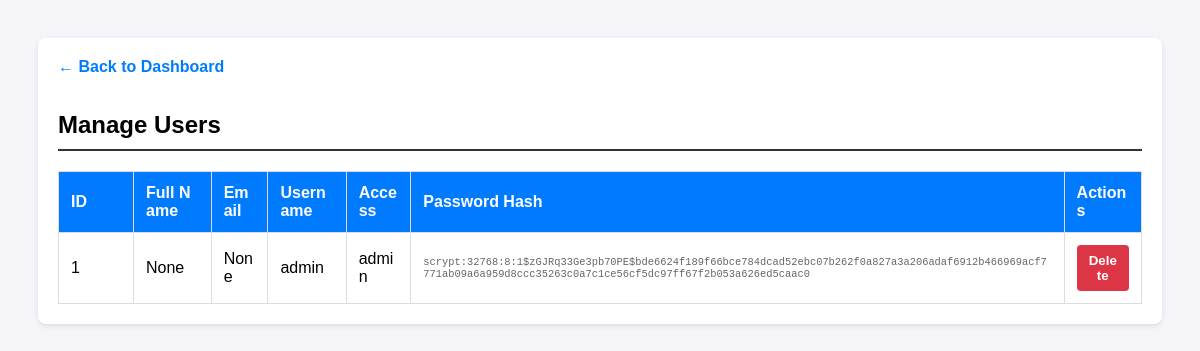
Screenshot of /admin/users with the database file from the repository.
### tables this page shows
CREATE TABLE users (
        id INTEGER PRIMARY KEY AUTOINCREMENT,
        username TEXT UNIQUE NOT NULL,
        password_hash TEXT NOT NULL,
        access_level TEXT DEFAULT 'user'
    , full_name TEXT, phone TEXT, email TEXT);

### app.py (the view)
@app.route('/admin/users')
def manage_users():
    conn = sqlite3.connect(DB_PATH)
    cursor = conn.cursor()
    try:
        query = "SELECT rowid, full_name, email, username, access_level, password_hash FROM users"
        cursor.execute(query)
        users = cursor.fetchall()
    except Exception as e:
        print(f"Error fetching users: {e}")
        users = []
    finally:
        conn.close()
    return render_template('admin_users.html', users=users)

### templates/admin_users.html (shortened to what this page needs)
<!DOCTYPE html>
<html lang="en">
<head>
</head>
<body>
    <div class="container">
        <a href="/" class="back-link">← Back to Dashboard</a>
        <h2>Manage Users</h2>
        <table>
            <thead>
                <tr>
                    <th style="width: 50px;">ID</th>
                    <th>Full Name</th>
                    <th>Email</th>
                    <th>Username</th>
                    <th>Access</th>
                    <th>Password Hash</th>
                    <th>Actions</th>
                </tr>
            </thead>
            <tbody>
                {% for user in users %}
                <tr>
                    <td>{{ user[0] }}</td> <td>{{ user[1] }}</td> <td>{{ user[2] }}</td> <td>{{ user[3] }}</td> <td>{{ user[4] }}</td> <td style="font-family: monospace; font-size: 0.8em; color: #666;">
                        {{ user[5] }}
                    </td> <td>
                        <form action="{{ url_for('delete_user', user_id=user[0]) }}" method="POST" onsubmit="return confirm('PERMANENTLY DELETE user {{ user[3] }}?');">
                            <button type="submit" class="btn-delete">Delete</button>
                        </form>
                    </td>
                </tr>
                {% endfor %}
            </tbody>
        </table>
    </div>
</body>
</html>

### templates/admin_users.html (style rules this page uses)
body { font-family: sans-serif; padding: 30px; background-color: #f4f4f9; }
.container { max-width: 1100px; margin: 0 auto; background: white; padding: 20px; border-radius: 8px; box-shadow: 0 2px 5px rgba(0,0,0,0.1); }
h2 { border-bottom: 2px solid #333; padding-bottom: 10px; }
table { width: 100%; border-collapse: collapse; margin-top: 20px; }
th, td { border: 1px solid #ddd; padding: 12px; text-align: left; word-break: break-all; }
th { background-color: #007bff; color: white; }
.btn-delete { background-color: #dc3545; color: white; border: none; padding: 8px 12px; cursor: pointer; border-radius: 4px; font-weight: bold; }
.back-link { display: inline-block; margin-bottom: 15px; text-decoration: none; color: #007bff; font-weight: bold; }

### rows the page displays
users: id "1", user "None", username "admin", access_level "admin", password_hash "scrypt:32768:8:1$zGJRq33Ge3pb70PE$bde6624f189f66bce784dcad52ebc07b262f0a827a3a206adaf6912b466969acf7771ab09a6a959d8ccc35263c0a7c1ce56cf5dc97ff67f2b053a626ed5caac0"
